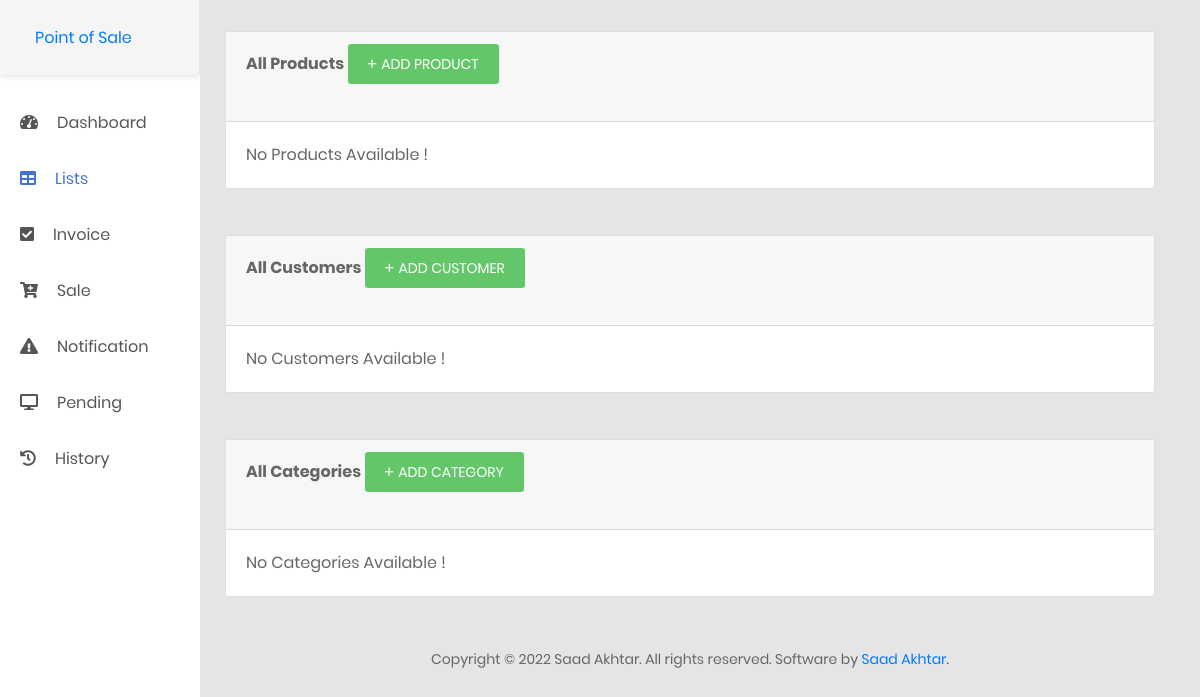
The page /lists/index.php on the database as committed earlier.
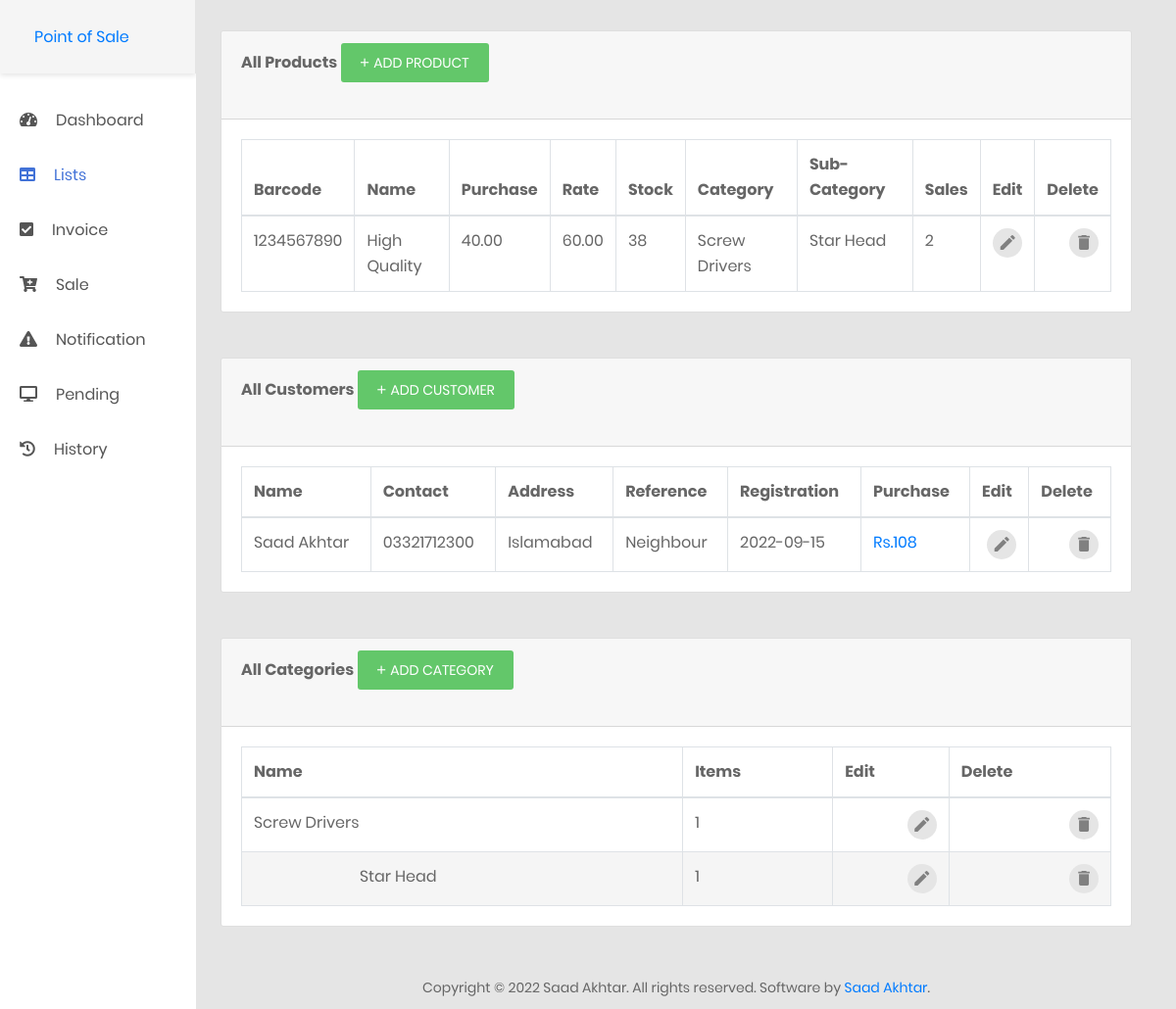
The same page on the database as committed later.
### tables this page shows
CREATE TABLE `products` (
  `id` int(11) NOT NULL,
  `name` varchar(225) NOT NULL,
  `bar_code` varchar(50) DEFAULT NULL,
  `company` varchar(100) DEFAULT NULL,
  `discription` varchar(225) DEFAULT NULL,
  `category` int(11) DEFAULT NULL,
  `sub_category` int(11) NOT NULL DEFAULT 0,
  `buy_price` decimal(10,2) NOT NULL,
  `rate` decimal(10,2) NOT NULL,
  `stock_quantity` int(11) NOT NULL,
  `sale_count` int(11) NOT NULL DEFAULT 0
);

CREATE TABLE `categories` (
  `id` int(11) NOT NULL,
  `parent_id` int(11) NOT NULL DEFAULT 0,
  `name` varchar(100) NOT NULL
);

CREATE TABLE `customer` (
  `id` int(11) NOT NULL,
  `name` varchar(150) NOT NULL,
  `contact` varchar(13) DEFAULT NULL,
  `address` mediumtext DEFAULT NULL,
  `ref` varchar(150) DEFAULT NULL,
  `reg_date` date NOT NULL DEFAULT current_timestamp()
);

### lists/all-products.php (the view, shortened to what this page needs)
<?php
$sql = 'SELECT * FROM products';
$result = mysqli_query($conn,$sql);
?>
    <div class="content mt-3 col-md-12">
        <div class="card">
            <div class="card-header">
                <strong class="card-title">All Products</strong>
                <a href="lists/add_prod.php" class="au-btn au-btn-icon au-btn--green au-btn--small" style="margin-bottom:25px;">
                <i class="zmdi zmdi-plus"></i>Add Product</a>
            </div>
            <div class="card-body">
                <?php if (mysqli_num_rows($result) > 0) { ?>
                <table id="bootstrap-data-table-3" class="table table-striped table-bordered">
                    <thead>
                        <tr>
                            <th>Barcode</th>
                            <th>Name</th>
                            <th>Purchase</th>
                            <th>Rate</th>
                            <th>Stock</th>
                            <th>Category</th>
                            <th>Sub-Category</th>
                            <th>Sales</th>
                            <th>Edit</th>
                            <th>Delete</th>
                        </tr>
                    </thead>
                    <tbody>
                        <?php
                            while ($row = mysqli_fetch_assoc($result)) {
                                $sql2 = 'SELECT `name` FROM categories WHERE `id`=' . $row["category"];
                                $result2 = mysqli_query($conn,$sql2);
                                $row2 = mysqli_fetch_assoc($result2);
                                $sql3 = 'SELECT `name` FROM categories WHERE `id`=' . $row["sub_category"];
                                $result3 = mysqli_query($conn,$sql3);
                                $row3 = mysqli_fetch_assoc($result3);
                        ?>
                        <tr>
                            <td><?php echo $row["bar_code"]; ?></td>
                            <td><?php echo $row["name"]; ?></td>
                            <td><?php echo $row["buy_price"]; ?></td>
                            <td><?php echo $row["rate"]; ?></td>
                            <td><?php echo $row["stock_quantity"]; ?></td>
                            <td><?php echo $row2["name"]; ?></td>
                            <td><?php echo $row3["name"]; ?></td>
                            <td><?php echo $row["sale_count"]; ?></td>
                            <td>
                                <div class="table-data-feature">
                                    <a class="item" href="lists/edit_prod.php?id=<?php echo $row['id']; ?>">
                                        <i class="zmdi zmdi-edit"></i>
                                    </a>
                                </div>
                            </td>
                            <td>
                                <div class="table-data-feature">
                                    <button class="item" title="Delete" onclick="del_prod(<?php echo $row['id']; ?>);">
                                        <i class="zmdi zmdi-delete"></i>
                                    </button>
                                </div>
                            </td>
                        </tr>
                        <?php } ?>
                    </tbody>
                </table>
                <?php } else { echo "No Products Available !";} ?>
            </div>
        </div>
    </div>

### lists/index.php (shortened to what this page needs)
<!DOCTYPE html>
<html lang="en">
<head>
    <?php include("../includes/head.php"); ?>
</head>
<body>
    <div>
            <?php include("../includes/sidebar.php"); ?>
        <div class="page-container">
            <div class="main-content">
                <div class="section__content section__content--p30">
                    <div class="container-fluid">
                        <div class="row">
                            <?php include("all-products.php"); ?>
                        </div>
                        <div class="row">
                            <?php include("all-customers.php"); ?>
                        </div>
                        <div class="row">
                            <?php include("all-categories.php"); ?>
                        </div>
                        <?php
                        include("../includes/footer.php");
                        ?>
                    </div>
                </div>
            </div>
        </div>
    </div>
</body>
</html>

### includes/head.php (shortened to what this page needs)
<head>
<link href="assets/css/font-face.css" rel="stylesheet" media="all">
<link href="assets/vendor/font-awesome-4.7/css/font-awesome.min.css" rel="stylesheet" media="all">
<link href="assets/vendor/font-awesome-5/css/fontawesome-all.min.css" rel="stylesheet" media="all">
<link href="assets/vendor/mdi-font/css/material-design-iconic-font.min.css" rel="stylesheet" media="all">
<link rel="stylesheet" href="assets/vendor/bootstrap.min.css">
<link rel="stylesheet" href="assets/vendor/dataTables.bootstrap4.min.css">
<link rel="stylesheet" href="assets/css/style.css">
<link href="assets/vendor/bootstrap-4.1/bootstrap.min.css" rel="stylesheet" media="all">
<link href="assets/vendor/animsition/animsition.min.css" rel="stylesheet" media="all">
<link href="assets/css/theme.css" rel="stylesheet" media="all">
<link rel="stylesheet" type="text/css" href="style.css" />
</head>

### includes/sidebar.php (shortened to what this page needs)
<aside class="menu-sidebar d-none d-lg-block" style="width:200px;">
    <div class="logo">
        <a href="index.php">
            Point of Sale
        </a>
    </div>
    <div class="menu-sidebar__content js-scrollbar1">
        <nav class="navbar-sidebar">
            <ul class="list-unstyled navbar__list">
                <li class="<?php if( $_SERVER["PHP_SELF"]=="/pos/index.php" ){echo 'active';}?>">
                    <a href="index.php">
                        <i class="fas fa-tachometer-alt"></i>Dashboard</a>
                </li>
                <li <?php if(strpos($_SERVER["PHP_SELF"], "lists")){echo 'class="active"';}?>>
                    <a href="lists/index.php">
                        <i class="fas fa-table"></i>Lists</a>
                </li>
                <li class="has-sub<?php if(strpos($_SERVER["PHP_SELF"], "invoice")){echo ' active';}?>">
                    <a class="js-arrow" href="#">
                        <i class="fas fa-check-square"></i>Invoice</a>
                </li>
                <li <?php if(strpos($_SERVER["PHP_SELF"], "sale")){echo 'class="active"';}?>>
                    <a href="shop/sale.php">
                        <i class="fas fa-cart-plus"></i>Sale</a>
                </li>
                <li <?php if(strpos($_SERVER["PHP_SELF"], "notification")){echo 'class="active"';}?>>
                    <a href="notification.php" style="display:inline-block;">
                        <i class="fas fa-exclamation-triangle"></i>Notification</a>
                </li>
                <li class="has-sub<?php if(strpos($_SERVER["PHP_SELF"], "pending")){echo ' active';}?>">
                    <a class="js-arrow" href="#">
                        <i class="fas fa-desktop"></i>Pending</a>
                </li>
                <li class="<?php if(strpos($_SERVER["PHP_SELF"], "history")){echo ' active';}?>">
                    <a href="history.php">
                    <i class="fas fa-history"></i>History</a>
                </li>
            </ul>
        </nav>
    </div>
</aside>

### lists/all-customers.php (shortened to what this page needs)
<?php
$sql = 'SELECT * FROM customer';
$result = mysqli_query($conn,$sql);
?>
    <div class="content mt-3 col-md-12">
        <div class="card">
            <div class="card-header">
                <strong class="card-title">All Customers</strong>
                <a href="lists/add_cust.php" class="au-btn au-btn-icon au-btn--green au-btn--small" style="margin-bottom:25px;">
                <i class="zmdi zmdi-plus"></i>Add Customer</a>
            </div>
            <div class="card-body">
                <?php if (mysqli_num_rows($result) > 0) { ?>
                <table id="bootstrap-data-table-2" class="table table-striped table-bordered">
                    <thead>
                        <tr>
                            <th>Name</th>
                            <th>Contact</th>
                            <th>Address</th>
                            <th>Reference</th>
                            <th>Registration</th>
                            <th>Purchase</th>
                            <th>Edit</th>
                            <th>Delete</th>
                        </tr>
                    </thead>
                    <tbody>
                        <?php while ($row = mysqli_fetch_assoc($result)) { ?>
                        <tr>
                            <td><?php echo $row["name"]; ?></td>
                            <td><?php echo $row["contact"]; ?></td>
                            <td><?php echo $row["address"]; ?></td>
                            <td><?php echo $row["ref"]; ?></td>
                            <td><?php echo $row["reg_date"]; ?></td>
                            <?php
                                $query = "SELECT SUM(total) AS purchase FROM invoice WHERE cust_id=".$row["id"];
                                $result2 = mysqli_query($conn,$query);
                                $row2 = mysqli_fetch_assoc($result2);
                            ?>
                            <td><a href="purchase_history.php?id=<?php echo $row['id']; ?>"><?php echo "Rs." . $row2["purchase"]; ?></a></td>
                            <td>
                                <div class="table-data-feature">
                                    <a class="item" href="lists/edit_cust.php?id=<?php echo $row['id']; ?>">
                                        <i class="zmdi zmdi-edit"></i>
                                    </a>
                                </div>
                            </td>
                            <td>
                                <div class="table-data-feature">
                                    <button class="item" title="Delete" onclick="del_cust(<?php echo $row['id']; ?>);">
                                        <i class="zmdi zmdi-delete"></i>
                                    </button>
                                </div>
                            </td>
                        </tr>
                        <?php } ?>
                    </tbody>
                </table>
                <?php } else { echo "No Customers Available !";} ?>
            </div>
        </div>
    </div>

### lists/all-categories.php
<?php
$sql = 'SELECT * FROM categories WHERE `parent_id`=0';
$result = mysqli_query($conn,$sql);
?>
    <div class="content mt-3 col-md-12">
        <div class="card">
            <div class="card-header">
                <strong class="card-title">All Categories</strong>
                <a href="lists/add_cat.php" class="au-btn au-btn-icon au-btn--green au-btn--small" style="margin-bottom:25px;">
                <i class="zmdi zmdi-plus"></i>Add Category</a>
            </div>
            <div class="card-body">
                <?php if (mysqli_num_rows($result) > 0) { ?>
                <table class="table table-striped table-bordered">
                    <thead>
                        <tr>
                            <th>Name</th>
                            <th>Items</th>
                            <th>Edit</th>
                            <th>Delete</th>
                        </tr>
                    </thead>
                    <tbody>
                        <?php
                        while ($row = mysqli_fetch_assoc($result)) {
                            $sql2 = 'SELECT `id`,`name` FROM categories WHERE `parent_id`=' . $row["id"];
                            $result2 = mysqli_query($conn,$sql2);
                            $sql3 = 'SELECT COUNT(id) FROM products WHERE `category`=' . $row["id"];
                            $result3 = mysqli_query($conn,$sql3);
                            if (mysqli_num_rows($result3) > 0) {
                                $row3 = mysqli_fetch_assoc($result3);
                                $items = $row3["COUNT(id)"];
                            }
                            else{
                                $items = 0;
                            }
                        ?>
                        <tr>
                            <td><?php echo $row["name"]; ?></td>
                            <td><?php echo $items; ?></td>
                            <td>
                                <div class="table-data-feature">
                                    <a class="item" href="lists/edit_cat.php?id=<?php echo $row['id']; ?>">
                                        <i class="zmdi zmdi-edit"></i>
                                    </a>
                                </div>
                            </td>
                            <td>
                                <div class="table-data-feature">
                                    <button class="item" title="Delete" onclick="del_cat(<?php echo $row['id']; ?>);">
                                        <i class="zmdi zmdi-delete"></i>
                                    </button>
                                </div>
                            </td>
                        </tr>
                        <?php
                        if (mysqli_num_rows($result2) > 0) {
                            while ($row2 = mysqli_fetch_assoc($result2)) {
                                $sql4 = 'SELECT COUNT(id) FROM products WHERE `sub_category`=' . $row2["id"];
                                $result4 = mysqli_query($conn,$sql4);
                                if (mysqli_num_rows($result4) > 0) {
                                    $row4 = mysqli_fetch_assoc($result4);
                                    $items = $row4["COUNT(id)"];
                                }
                                else{
                                    $items = 0;
                                }
                        ?>
                        <tr>
                            <td style="padding-left: 120px;"><?php echo $row2["name"]; ?></td>
                            <td><?php echo $items; ?></td>
                            <td>
                                <div class="table-data-feature">
                                    <a class="item" href="lists/edit_cat.php?id=<?php echo $row2['id']; ?>">
                                        <i class="zmdi zmdi-edit"></i>
                                    </a>
                                </div>
                            </td>
                            <td>
                                <div class="table-data-feature">
                                    <button class="item" title="Delete" onclick="del_cat(<?php echo $row2['id']; ?>);">
                                        <i class="zmdi zmdi-delete"></i>
                                    </button>
                                </div>
                            </td>
                        </tr>
                        <?php } } } ?>
                    </tbody>
                </table>
                <?php } else { echo "No Categories Available !";} ?>
            </div>
        </div>
    </div>

### includes/footer.php
<div class="row">
    <div class="col-md-12">
        <div class="copyright">
            <p>Copyright © <?php echo date("Y"); ?> Saad Akhtar. All rights reserved. Software by <a target="_blank" href="http://saadakhtar.site">Saad Akhtar</a>.</p>
        </div>
    </div>
</div>

### style.css (style rules this page uses)
* { margin: 0; padding: 0; box-sizing: border-box; }

Rows that differ between the two databases and show on the page:
added products: bar_code "1234567890", name "High Quality", buy_price "40.00", rate "60.00", stock_quantity "38", categories.name "Screw Drivers", categories.name "Star Head", sale_count "2"
added customer: name "Saad Akhtar", contact "03321712300", address "Islamabad", ref "Neighbour", reg_date "2022-09-15", purchase "108"
added categories: name "Screw Drivers", items "1"
added categories: name "Star Head", items "1", shown under "Screw Drivers"
Other text that changed with them:
text no longer shown: "No Products Available ! No Customers Available ! No Categories Available !"
text now shown: "Barcode Name Purchase Rate Stock Category Sub-Category Sales Edit Delete Name Contact Address Reference Registration Purchase Edit Delete Name Items Edit Delete"
